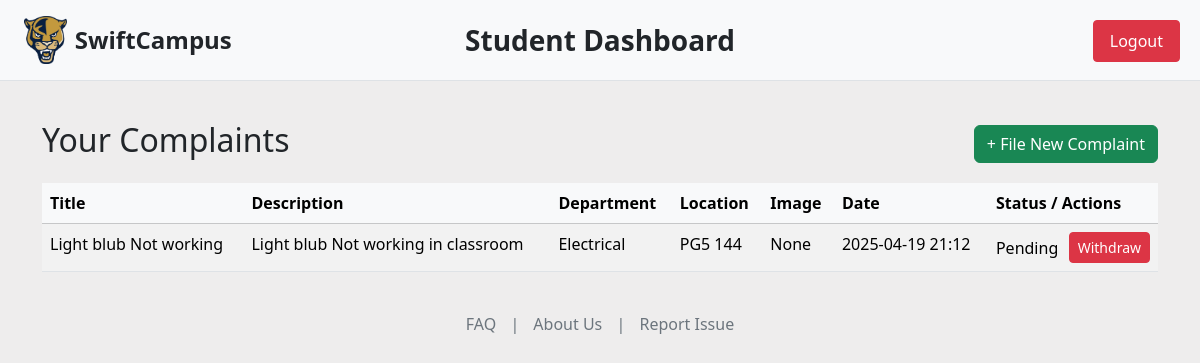
The app's page /student/dashboard/ (signed in) with its own data.
### portal/models.py (models this page shows, shortened)
class Complaint(models.Model):
    complaint_id = models.AutoField(primary_key=True)
    user = models.ForeignKey(CustomUser, on_delete=models.CASCADE, null=True, blank=True)
    user_email = models.EmailField(null=True, blank=True)
    title = models.CharField(max_length=200)
    discription = models.CharField(max_length=200)
    status = models.CharField(max_length=100, null=True, blank=True)
    faculty = models.CharField(max_length=200)
    location = models.CharField(max_length=255)
    image = models.ImageField(upload_to='complaint_images/', blank=True, null=True)
    pub_date = models.DateTimeField('Date Published')

### portal/views.py (the view)
# urls.py: path('student/dashboard/', views.student_dashboard, name='student_dashboard'),
def student_dashboard(request):
    user_id = request.session.get('user_id')
    if not user_id:
        return redirect('login')
    try:
        user = CustomUser.objects.get(id=user_id)
    except CustomUser.DoesNotExist:
        messages.error(request, "❌ User not found or session expired.")
        return redirect('login')
    complaints = Complaint.objects.filter(user=user)
    return render(request, 'student_dashboard.html', {'complaints': complaints})

### portal/templates/student_dashboard.html (shortened to what this page needs)
{% extends 'base.html' %}
{% block title %}Student Dashboard{% endblock %}
{% block content %}
<div style="position: absolute; top: 20px; right: 20px;">
  <a href="{% url 'logout' %}" class="btn btn-danger" style="padding: 8px 16px; background-color: #dc3545; color: white; text-decoration: none; border-radius: 4px;">Logout</a>
</div>
<div class="container mt-4">
  <div class="d-flex justify-content-between align-items-center mb-3">
    <h2>Your Complaints</h2>
    <a href="{% url 'complaint' %}" class="btn btn-success">+ File New Complaint</a>
  </div>
  {% if complaints %}
    <div style="max-height: calc(100vh - 240px); overflow-y: auto;">
      <table class="table table-striped">
        <thead class="table-light" style="position: sticky; top: 0; z-index: 1;">
          <tr>
            <th>Title</th>
            <th>Description</th>
            <th>Department</th>
            <th>Location</th>
            <th>Image</th>
            <th>Date</th>
            <th>Status / Actions</th>
          </tr>
        </thead>
        <tbody>
          {% for complaint in complaints %}
            <tr>
              <td>{{ complaint.title }}</td>
              <td>{{ complaint.discription }}</td>
              <td>{{ complaint.faculty }}</td>
              <td>{{ complaint.location }}</td>
              <td>
                {% if complaint.image %}
                  <a href="{{ complaint.image.url }}" target="_blank">View</a>
                {% else %}
                  None
                {% endif %}
              </td>
              <td>{{ complaint.pub_date|date:"Y-m-d H:i" }}</td>
              <td>
                <div class="d-flex justify-content-between align-items-center">
                  <span>{{ complaint.status }}</span>
                  {% if complaint.status == "Pending" %}
                    <form action="{% url 'withdraw_complaint' complaint.complaint_id %}" method="post" style="display: inline;">
                      <button type="submit" class="btn btn-sm btn-danger" onclick="return confirm('Are you sure you want to withdraw this complaint?');">
                        Withdraw
                      </button>
                    </form>
                  {% endif %}
                </div>
              </td>
            </tr>
          {% endfor %}
        </tbody>
      </table>
    </div>
  {% else %}
    <p>You haven't submitted any complaints yet.</p>
  {% endif %}
</div>
{% endblock %}

### records on screen
Complaint: title "Light blub Not working", discription "Light blub Not working in classroom", faculty "Electrical", location "PG5 144", image "None", pub_date "2025-04-19 21:12", status "Pending", shows "Withdraw"
